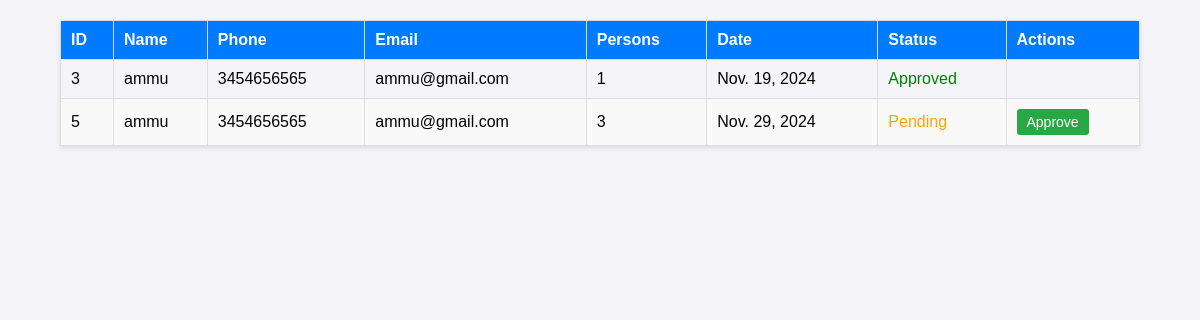
The page /booking_list_view/ on the database its author committed.
### myapp/models.py (models this page shows)
class Booking(models.Model):
    booking_id=models.ForeignKey(Customers,on_delete=models.CASCADE)
    Name=models.CharField(max_length=100,verbose_name='Name')
    Phone=models.BigIntegerField(verbose_name='Phone')
    Email=models.EmailField(verbose_name='Email')
    Persons=models.IntegerField(verbose_name='Person')
    Date=models.DateField(verbose_name='Date')
    Status=models.IntegerField(verbose_name='Status',default=0)

### myapp/views.py (the view)
# urls.py: path('booking_list_view/',views.booking_list_view,name='booking_list_view'),
def booking_list_view(request):
    x=Booking.objects.all()
    context={'data':x}
    return render(request,'booking_list_view.html',context)

### myapp/templates/booking_list_view.html (shortened to what this page needs)
<!DOCTYPE html>
<html lang="en">
<head>
</head>
<body>
    <table>
        <thead>
            <tr>
                <th>ID</th>
                <th>Name</th>
                <th>Phone</th>
                <th>Email</th>
                <th>Persons</th>
                <th>Date</th>
                <th>Status</th>
                <th>Actions</th>
            </tr>
        </thead>
        <tbody>
            {% for booking in data %}
            <tr>
                <td>{{ booking.id }}</td>
                <td>{{ booking.Name }}</td>
                <td>{{ booking.Phone }}</td>
                <td>{{ booking.Email }}</td>
                <td>{{ booking.Persons }}</td>
                <td>{{ booking.Date }}</td>
                <td>
                    {% if booking.Status == 0 %}
                        <span style="color: orange;">Pending</span>
                    {% else %}
                        <span style="color: green;">Approved</span>
                    {% endif %}
                </td>
                <td>
                    {% if booking.Status == 0 %}
                        <a href="{% url 'approve_booking' booking.id %}" class="btn btn-success">Approve</a>
                    {% endif %}
                </td>
            </tr>
            {% endfor %}
        </tbody>
    </table>
</body>
</html>

### myapp/templates/booking_list_view.html (style rules this page uses)
body { font-family: Arial, sans-serif; margin: 0; padding: 0; background-color: #f4f4f9; }
table { width: 90%; margin: 20px auto; border-collapse: collapse; box-shadow: 0 2px 5px rgba(0, 0, 0, 0.1); }
th, td { padding: 10px; text-align: left; border: 1px solid #ddd; }
th { background-color: #007BFF; color: #fff; }
tr:nth-child(even) { background-color: #f9f9f9; }
.btn { display: inline-block; padding: 5px 10px; color: #fff; text-decoration: none; border-radius: 3px; font-size: 14px; }
.btn-success { background-color: #28a745; }

### rows shown on the page
Booking: id "3", Name "ammu", Phone "3454656565", Email "ammu@gmail.com", Persons "1", Date "Nov. 19, 2024", Status "Approved"
Booking: id "5", Name "ammu", Phone "3454656565", Email "ammu@gmail.com", Persons "3", Date "Nov. 29, 2024", Status "Pending"
